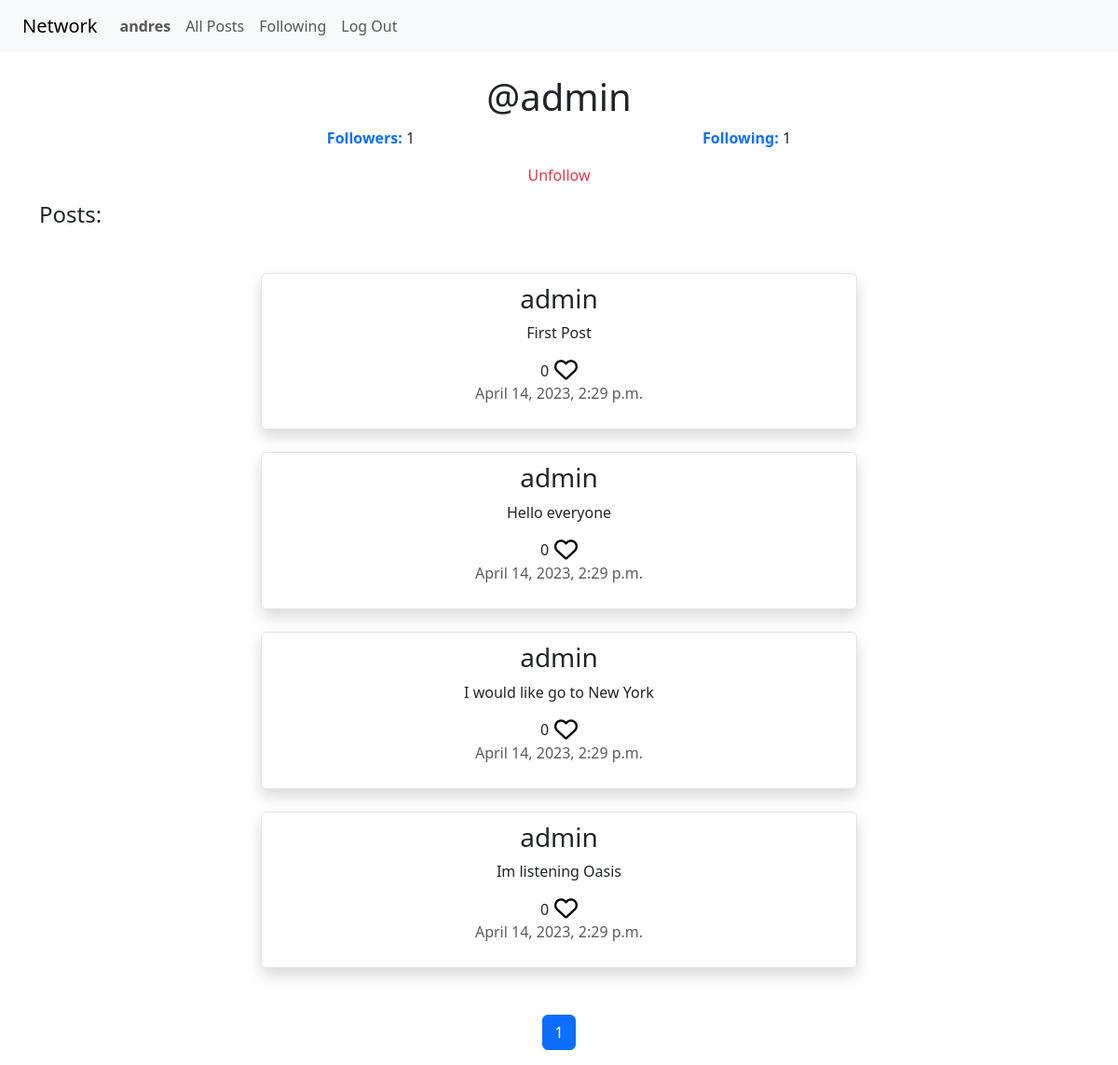
The app's page /profile/1 (signed in) with its own data.
### network/models.py (models this page shows, shortened)
class User(AbstractUser):
     following = models.ManyToManyField('self', related_name='followers', symmetrical=False,blank=True)

class Post(models.Model):
    user=models.ForeignKey(User,related_name="posts",on_delete=models.CASCADE);
    content=models.TextField();
    date =models.DateTimeField( default=pytz.timezone('UTC').localize(datetime.datetime.now()));
    likes=models.ManyToManyField(User,related_name="likes");

### network/views.py (the view)
# urls.py: path("profile/<int:id>",views.profile,name="profile"),
@login_required
def profile(request,id):
      profile=User.objects.get(id=id);
      posts=profile.posts.all().order_by('-date')
      paginator=Paginator(posts,10);
      page_number=request.GET.get("page")
      page_obj = paginator.get_page(page_number)
      return render(request, "network/profile.html",{"profile":profile,"page_obj":page_obj})

### network/templates/network/profile.html (shortened to what this page needs)
{% extends 'network/layout.html' %}
{% block body %}
<div class="mt-4">
    <div class="profile mt-4">
        <h1 class="text-center">@{{profile}}</h1>
        <div class="followers">
          <p class="text-center"><span class="fw-bold text-primary">Followers: </span>{{profile.followers.all.count}}</p>
          <p class="text-center"><span class="fw-bold text-primary">Following: </span>{{profile.following.all.count}}</p>
        </div>
        {% if profile != user %}
        <div class="text-center">
          {% if profile in user.following.all %}
            <p class="link-danger follow" id="follow">Unfollow</p>
            {% else %}
            <p class="link-primary follow" id="follow">Follow</p>
          {% endif %}
        </div>
        {% endif %}
        <h4>Posts:</h4>
     <section class="post-container mt-4">
        {% for post in  page_obj  %}
        <div class="post  border mt-4 rounded shadow" style="width:40rem;">
           <h3>{{post.user}}</h3>
          <p>{{post.content}}</p>
          {% if user.is_authenticated %}
          <div class="likesContainer">
            <p id="counter" >{{post.likes.all.count}}</p>
           <i class="{% if request.user in post.likes.all  %}fa-solid {% else %} fa-regular {% endif %} fa-heart icon" data-id="{{post.id}}"   style="color: #000000;"></i>
          </div>
           {% endif %}
           <p class="text-muted">{{post.date}}</p>
        </div>
        {% endfor %}
    </section>
 <div class="bottom">
    <nav aria-label="...">
        <ul class="pagination">
        {% for i in page_obj.paginator.page_range %}
          {% if page_obj.number == i %}
            <li class="page-item active" aria-current="page"><a class="page-link" href="?page={{ i }}">{{i}}</a></li>
          {% else %}
            <li class="page-item"><a class="page-link"  href="?page={{ i }}">{{i}}</a></li>
          {% endif %}
      {% endfor %}
        </ul>
      </nav>
  </div>
</div>
    </div>
{% endblock body %}

### network/templates/network/layout.html (shortened to what this page needs)
{% load static %}
<!DOCTYPE html>
<html lang="en">
    <head>
        <link href="https://cdn.jsdelivr.net/npm/bootstrap@5.3.0-alpha3/dist/css/bootstrap.min.css" rel="stylesheet">
        <link href="{% static 'network/styles.css' %}" rel="stylesheet">
    </head>
    <body>
        <nav class="navbar navbar-expand-lg bg-body-tertiary">
            <div  class="collapse navbar-collapse" id="navbarNav">
                <a class="navbar-brand ms-4" href="#">Network</a>
              <ul class="navbar-nav mr-auto">
                {% if user.is_authenticated %}
                    <li class="nav-item">
                        <a class="nav-link" href="{% url 'profile' user.id %}"><strong>{{ user.username }}</strong></a>
                    </li>
                {% endif %}
                <li class="nav-item">
                  <a class="nav-link {% block activeAll %}{% endblock activeAll %}" href="{% url 'index' %}" >All Posts</a>
                </li>
                {% if user.is_authenticated %}
                    <li class="nav-item">
                        <a class="nav-link" href="{% url 'following' %}" {% block activeFoll %}{% endblock activeFoll %}>Following</a>
                    </li>
                    <li class="nav-item">
                        <a class="nav-link" href="{% url 'logout' %}">Log Out</a>
                    </li>
                {% endif %}
              </ul>
            </div>
          </nav>
        <div class="body">
            <div class="container">
                {% block body %}
                {% endblock %}
            </div>
        </div>
    </body>
</html>

### network/static/network/styles.css (style rules this page uses)
.post-container { display: flex; flex-direction: column; align-items: center; justify-content: center; }
.post { padding: 10px; text-align: center; }
.icon { font-size: 25px; }
.likesContainer { display: flex; flex-wrap: wrap; align-items: center; justify-content: center; align-content: center; }
.likesContainer p { margin-right: 6px; margin-bottom: 0; }
.bottom { display: flex; align-items: center; justify-content: center; margin-top: 50px; }
.follow { display: inline-block; cursor: pointer; }
.followers { display: flex; justify-content: space-evenly; }

### records on screen
User: username "andres"
User: username "admin", followers.all.count "1", following.all.count "1"
Post: user "admin", content "First Post", likes.all.count "0", date "April 14, 2023, 2:29 p.m."
Post: user "admin", content "Hello everyone", likes.all.count "0", date "April 14, 2023, 2:29 p.m."
Post: user "admin", content "I would like go to New York", likes.all.count "0", date "April 14, 2023, 2:29 p.m."
Post: user "admin", content "Im listening Oasis", likes.all.count "0", date "April 14, 2023, 2:29 p.m."

### other values on screen
{{ i }} "1"
